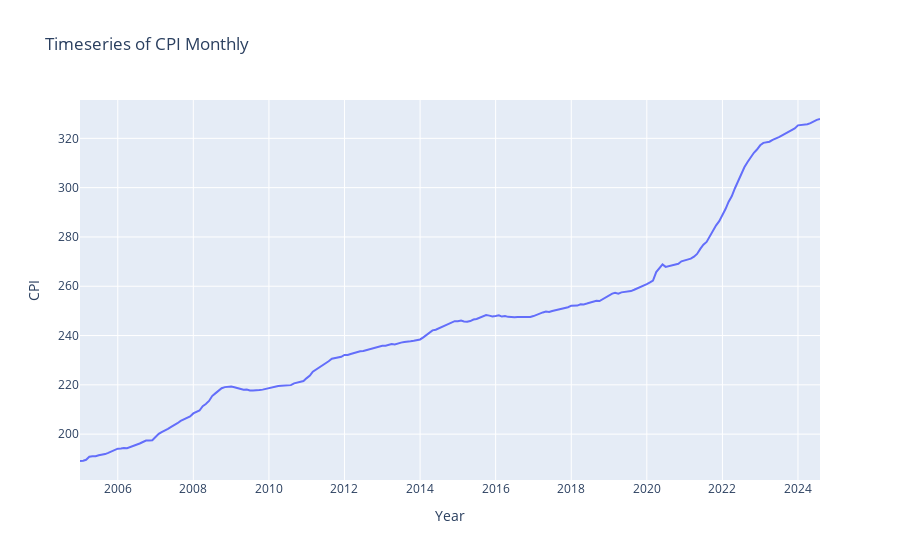

Here is the notebook cell this chart was saved with:
### Code cell
fig = px.line(CPI_data, x='date', y='CPI', title='Timeseries of CPI Monthly', labels={'date': 'Year', 'rate_of_change': 'Rate of Change (%)'})

fig.write_image(os.path.join(plot_folder, 'CPI_data.png'))
fig.show()

### Figure 1 — Plotly figure (JSON) as saved in the notebook; plotly's stock layout.template omitted (floating-point values rounded to 4 significant figures; data arrays with more than 128 entries replaced by an {"elided": "..."} marker saying what was removed)
{"data": [{"hovertemplate": "Year=%{x}<br>CPI=%{y}<extra></extra>", "legendgroup": "", "line": {"color": "#636efa", "dash": "solid"}, "marker": {"symbol": "circle"}, "mode": "lines", "name": "", "orientation": "v", "showlegend": false, "x": {"elided": "236 str values"}, "xaxis": "x", "y": {"elided": "236 float values"}, "yaxis": "y", "type": "scatter"}], "layout": {"xaxis": {"anchor": "y", "domain": [0.0, 1.0], "title": {"text": "Year"}}, "yaxis": {"anchor": "x", "domain": [0.0, 1.0], "title": {"text": "CPI"}}, "legend": {"tracegroupgap": 0}, "title": {"text": "Timeseries of CPI Monthly"}}}
